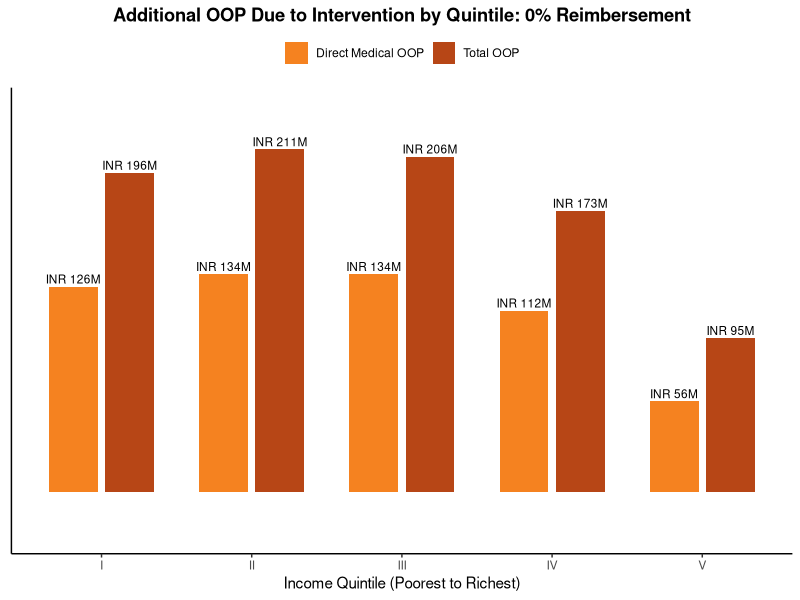
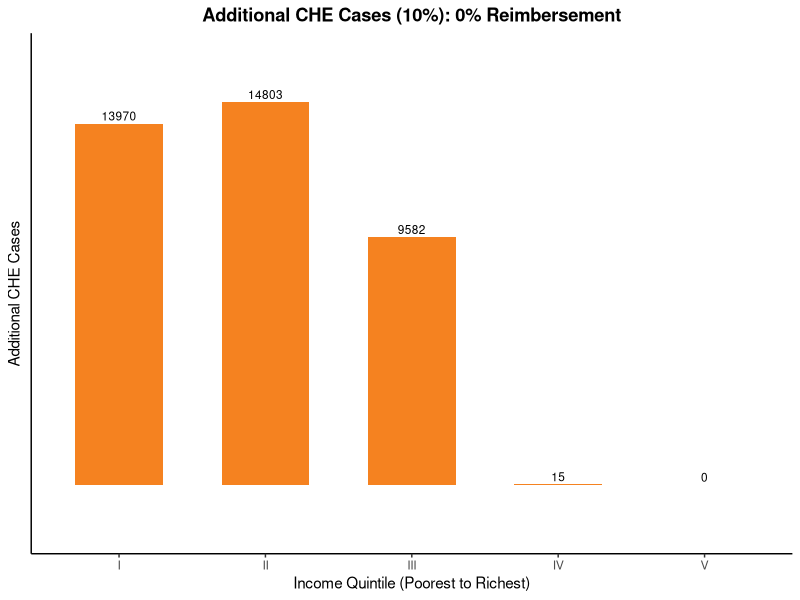
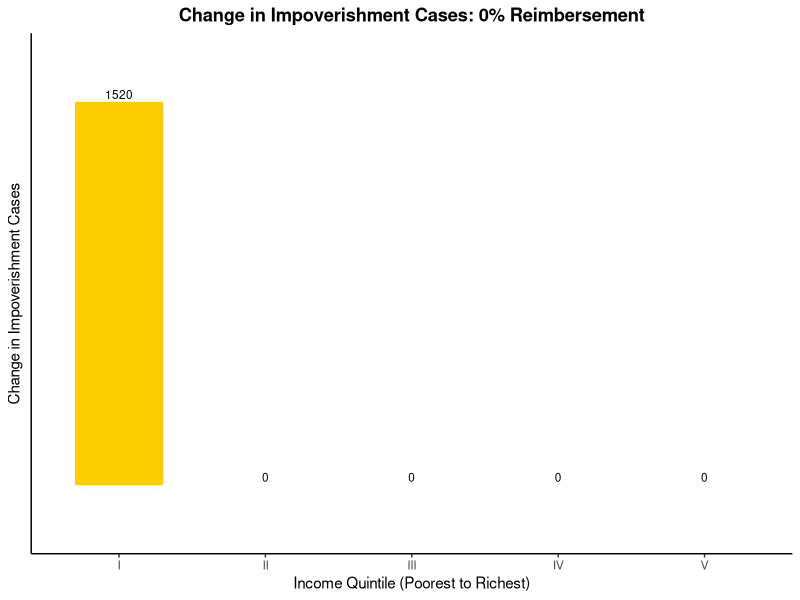
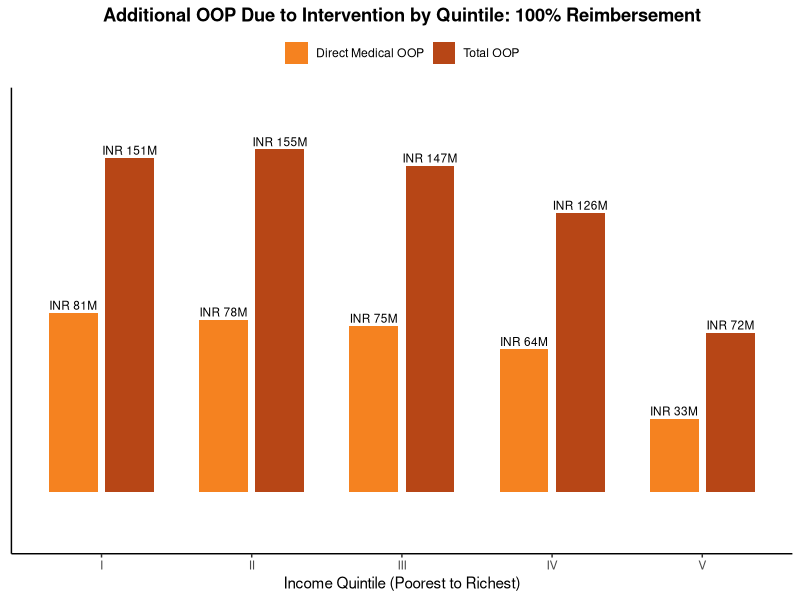
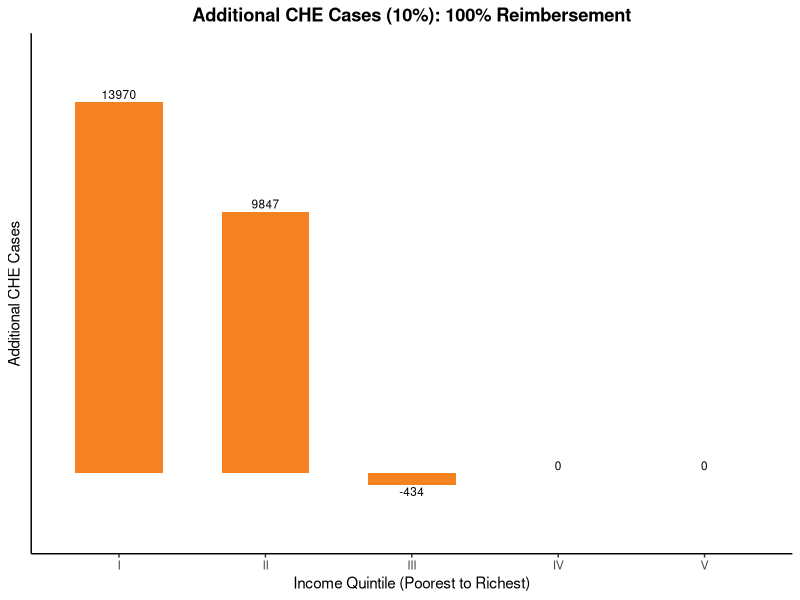
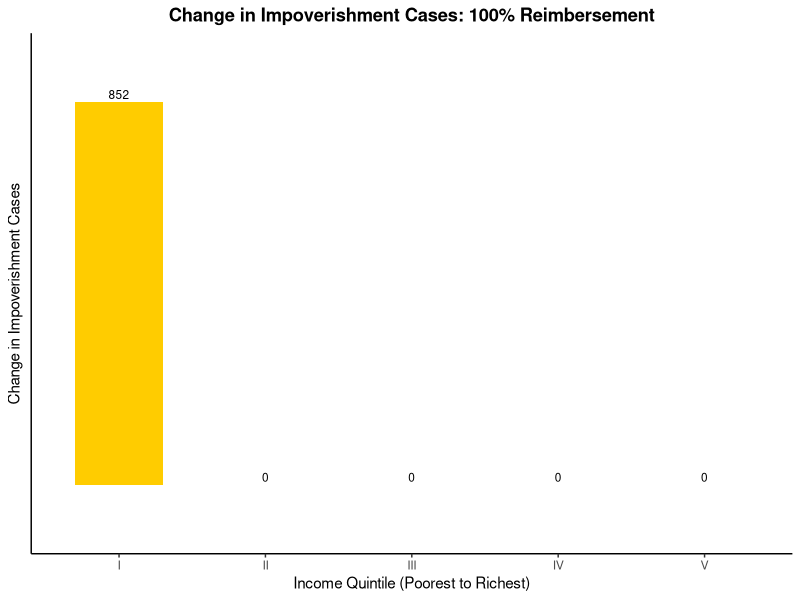

Write R code to recreate these figures, in order.
#cost: additional OOP incurred to patients by quintile
#catastrophic health expenditure cases
rm(list = ls())

input <- read.csv("input table new.csv")
input$Parameters <- trimws(input$Parameters)
input$Value <- as.numeric(gsub(",", "", input$Value))
hces <- read.csv("hces_simulated_100k_households.csv", stringsAsFactors = FALSE)

get_val <- function(name) input$Value[input$Parameters == name]
quintiles <- 1:5
quintile_labels <- c("I", "II", "III", "IV", "V")
scale_to_target_pop <- get_val("target_pop") / get_val("pop")
plain_number <- function(x) format(round(x, 0), scientific = FALSE, trim = TRUE)
cost_label <- function(x) paste0("INR ", round(x / 1000000, 0), "M")

required_hces_cols <- c("sector", "hh_size", "hh_usual_cons_exp_mnth", "household_quintile")
missing_hces_cols <- setdiff(required_hces_cols, names(hces))
if (length(missing_hces_cols) > 0) {
  stop("Missing required columns in hces_simulated_100k_households.csv: ",
       paste(missing_hces_cols, collapse = ", "))
}

hces$sector_raw <- trimws(as.character(hces$sector))
hces$sector_code <- ifelse(tolower(hces$sector_raw) %in% c("1", "r", "rural"),
                           "r",
                           ifelse(tolower(hces$sector_raw) %in% c("2", "u", "urban"),
                                  "u",
                                  NA))
hces$sector_label <- factor(ifelse(hces$sector_code == "u", "Urban", "Rural"),
                            levels = c("Urban", "Rural"))
hces$hh_size <- as.numeric(hces$hh_size)
hces$hh_usual_cons_exp_mnth <- as.numeric(hces$hh_usual_cons_exp_mnth)
hces$hh_consumption_annual <- hces$hh_usual_cons_exp_mnth * 12
hces$household_quintile <- as.integer(hces$household_quintile)
hces <- hces[!is.na(hces$sector_code) &
               !is.na(hces$hh_size) &
               hces$hh_size > 0 &
               !is.na(hces$hh_consumption_annual) &
               hces$hh_consumption_annual > 0 &
               hces$household_quintile %in% quintiles, ]

if (nrow(hces) == 0) {
  stop("No valid simulated HCES households remain after cleaning.")
}

summarize_hces <- function(data, group_var, group_name) {
  grouped <- split(data, data[[group_var]])
  summary <- do.call(rbind, lapply(names(grouped), function(group) {
    households <- grouped[[group]]
    data.frame(
      group = group,
      households = nrow(households),
      household_share = round(nrow(households) / nrow(data), 4),
      mean_hh_size = round(mean(households$hh_size), 2),
      mean_monthly_consumption = round(mean(households$hh_usual_cons_exp_mnth), 0),
      median_monthly_consumption = round(median(households$hh_usual_cons_exp_mnth), 0),
      mean_annual_consumption = round(mean(households$hh_consumption_annual), 0),
      median_annual_consumption = round(median(households$hh_consumption_annual), 0)
    )
  }))
  rownames(summary) <- NULL
  names(summary)[1] <- group_name
  summary
}

hces_summary_quintile <- summarize_hces(hces, "household_quintile", "household_quintile")
hces_summary_urbanicity <- summarize_hces(hces, "sector_label", "urbanicity")
print(hces_summary_quintile)
print(hces_summary_urbanicity)

get_hces_quintile <- function(i) {
  households <- hces[hces$household_quintile == i, ]
  if (nrow(households) == 0) {
    stop("No simulated households found for household_quintile = ", i)
  }
  households
}

household_threshold_rate <- function(oop, households, threshold) {
  mean(oop > threshold * households$hh_consumption_annual)
}

household_impov_rate <- function(oop, households, poverty_line) {
  mean(households$hh_consumption_annual >= poverty_line &
         households$hh_consumption_annual - oop < poverty_line)
}

insured_med_oop <- function(oop_dr, oop_vtdr, vtdr_share,
                            insurance_coverage,
                            coverage_med_dr,
                            coverage_med_vtdr) {
  oop_dr * (1 - vtdr_share) * (1 - insurance_coverage * coverage_med_dr) +
    oop_vtdr * vtdr_share * (1 - insurance_coverage * coverage_med_vtdr)
}

# Number of DR patients treated at baseline and after intervention.
treated_baseline <- sapply(quintiles, function(i) {
  get_val(paste0("pop_", i)) *
    get_val(paste0("dr_", i)) *
    get_val(paste0("pcu_", i)) *
    get_val("cov_b") *
    get_val("sens_b") *
    (1 - get_val("lfu_referral")) *
    (1 - get_val("lfu_treat"))
})

treated_inv <- sapply(quintiles, function(i) {
  get_val(paste0("pop_", i)) *
    get_val(paste0("dr_", i)) *
    get_val(paste0("pcu_", i)) *
    get_val("cov_inv") *
    get_val("sens_inv") *
    (1 - get_val("lfu_referral")) *
    (1 - get_val("lfu_treat"))
})

direct_nonmed_OOP_baseline <- treated_baseline * sapply(quintiles, function(i) {
  get_val(paste0("oop_nonmed_dr_", i)) * (1 - get_val(paste0("vtdr_dr_", i))) +
    get_val(paste0("oop_nonmed_vtdr_", i)) * get_val(paste0("vtdr_dr_", i))
})

direct_nonmed_OOP_inv <- treated_inv * sapply(quintiles, function(i) {
  vtdr_inv <- get_val(paste0("vtdr_dr_", i)) * (1 - get_val("vtdr_reduction"))
  get_val(paste0("oop_nonmed_dr_", i)) * (1 - vtdr_inv) +
    get_val(paste0("oop_nonmed_vtdr_", i)) * vtdr_inv
})

households_q <- lapply(quintiles, get_hces_quintile)
th1 <- get_val("th1")
pov_annual <- get_val("pov") * 365

calculate_quintile_results <- function(coverage_med_dr_insured,
                                       coverage_med_vtdr_insured,
                                       scenario_label) {
  direct_med_OOP_baseline <- treated_baseline * sapply(quintiles, function(i) {
    insured_med_oop(
      get_val(paste0("oop_med_dr_", i)),
      get_val(paste0("oop_med_vtdr_", i)),
      get_val(paste0("vtdr_dr_", i)),
      get_val(paste0("ins_cov_", i)),
      coverage_med_dr_insured,
      coverage_med_vtdr_insured
    )
  })
  
  direct_med_OOP_inv <- treated_inv * sapply(quintiles, function(i) {
    vtdr_inv <- get_val(paste0("vtdr_dr_", i)) * (1 - get_val("vtdr_reduction"))
    insured_med_oop(
      get_val(paste0("oop_med_dr_", i)),
      get_val(paste0("oop_med_vtdr_", i)),
      vtdr_inv,
      get_val(paste0("ins_cov_", i)),
      coverage_med_dr_insured,
      coverage_med_vtdr_insured
    )
  })
  
  per_person_oop_baseline <- sapply(quintiles, function(i) {
    vtdr_b <- get_val(paste0("vtdr_dr_", i))
    med <- insured_med_oop(
      get_val(paste0("oop_med_dr_", i)),
      get_val(paste0("oop_med_vtdr_", i)),
      vtdr_b,
      get_val(paste0("ins_cov_", i)),
      coverage_med_dr_insured,
      coverage_med_vtdr_insured
    )
    nonmed <- get_val(paste0("oop_nonmed_dr_", i)) * (1 - vtdr_b) +
      get_val(paste0("oop_nonmed_vtdr_", i)) * vtdr_b
    med + nonmed
  })
  
  per_person_oop_inv <- sapply(quintiles, function(i) {
    vtdr_inv <- get_val(paste0("vtdr_dr_", i)) * (1 - get_val("vtdr_reduction"))
    med <- insured_med_oop(
      get_val(paste0("oop_med_dr_", i)),
      get_val(paste0("oop_med_vtdr_", i)),
      vtdr_inv,
      get_val(paste0("ins_cov_", i)),
      coverage_med_dr_insured,
      coverage_med_vtdr_insured
    )
    nonmed <- get_val(paste0("oop_nonmed_dr_", i)) * (1 - vtdr_inv) +
      get_val(paste0("oop_nonmed_vtdr_", i)) * vtdr_inv
    med + nonmed
  })
  
  OOP_med_additional <- direct_med_OOP_inv - direct_med_OOP_baseline
  OOP_total_additional <- (direct_med_OOP_inv + direct_nonmed_OOP_inv) -
    (direct_med_OOP_baseline + direct_nonmed_OOP_baseline)
  
  che_10_rate_baseline <- sapply(quintiles, function(i) {
    household_threshold_rate(per_person_oop_baseline[i], households_q[[i]], th1)
  })
  che_10_rate_inv <- sapply(quintiles, function(i) {
    household_threshold_rate(per_person_oop_inv[i], households_q[[i]], th1)
  })
  che_10_additional <- treated_inv * che_10_rate_inv -
    treated_baseline * che_10_rate_baseline
  
  impov_rate_baseline <- sapply(quintiles, function(i) {
    household_impov_rate(per_person_oop_baseline[i], households_q[[i]], pov_annual)
  })
  impov_rate_inv <- sapply(quintiles, function(i) {
    household_impov_rate(per_person_oop_inv[i], households_q[[i]], pov_annual)
  })
  impov_additional <- treated_inv * impov_rate_inv -
    treated_baseline * impov_rate_baseline
  
  list(
    scenario_label = scenario_label,
    OOP_med_additional = OOP_med_additional * scale_to_target_pop,
    OOP_total_additional = OOP_total_additional * scale_to_target_pop,
    che_10_additional = che_10_additional * scale_to_target_pop,
    impov_additional = impov_additional * scale_to_target_pop
  )
}

make_oop_plot <- function(results) {
  plot_oop_q <- data.frame(
    quintile = factor(rep(quintile_labels, times = 2), levels = quintile_labels),
    outcome = factor(
      rep(c("Direct Medical OOP", "Total OOP"), each = length(quintiles)),
      levels = c("Direct Medical OOP", "Total OOP")
    ),
    value = c(results$OOP_med_additional, results$OOP_total_additional)
  )
  plot_oop_q$label <- cost_label(plot_oop_q$value)
  plot_oop_q$label_vjust <- ifelse(plot_oop_q$value >= 0, -0.35, 1.25)
  
  ggplot(plot_oop_q, aes(x = quintile, y = value, fill = outcome)) +
    geom_col(position = position_dodge(width = 0.75), width = 0.65) +
    geom_text(aes(label = label, vjust = label_vjust),
              position = position_dodge(width = 0.75),
              size = 3) +
    scale_fill_manual(values = c("Direct Medical OOP" = "#f58220",
                                 "Total OOP" = "#b74616")) +
    scale_y_continuous(expand = expansion(mult = c(0.18, 0.18))) +
    labs(title = paste0("Additional OOP Due to Intervention by Quintile: ",
                        results$scenario_label),
         x = "Income Quintile (Poorest to Richest)",
         y = NULL,
         fill = NULL) +
    theme_classic() +
    theme(
      plot.title = element_text(hjust = 0.5, face = "bold"),
      legend.position = "top",
      axis.text.y = element_blank(),
      axis.ticks.y = element_blank()
    )
}

make_che_plot <- function(results) {
  plot_che_q <- data.frame(
    quintile = factor(quintile_labels, levels = quintile_labels),
    value = results$che_10_additional
  )
  plot_che_q$label <- plain_number(plot_che_q$value)
  plot_che_q$label_vjust <- ifelse(plot_che_q$value >= 0, -0.35, 1.25)
  
  ggplot(plot_che_q, aes(x = quintile, y = value)) +
    geom_col(fill = "#f58220", width = 0.6) +
    geom_text(aes(label = label, vjust = label_vjust), size = 3) +
    scale_y_continuous(expand = expansion(mult = c(0.18, 0.18))) +
    labs(title = paste0("Additional CHE Cases (10%): ",
                        results$scenario_label),
         x = "Income Quintile (Poorest to Richest)",
         y = "Additional CHE Cases") +
    theme_classic() +
    theme(
      plot.title = element_text(hjust = 0.5, face = "bold"),
      axis.text.y = element_blank(),
      axis.ticks.y = element_blank()
    )
}

make_ihe_plot <- function(results) {
  plot_ihe_q <- data.frame(
    quintile = factor(quintile_labels, levels = quintile_labels),
    value = results$impov_additional
  )
  plot_ihe_q$label <- plain_number(plot_ihe_q$value)
  plot_ihe_q$label_vjust <- ifelse(plot_ihe_q$value >= 0, -0.35, 1.25)
  
  ggplot(plot_ihe_q, aes(x = quintile, y = value)) +
    geom_col(fill = "#ffcc00", width = 0.6) +
    geom_text(aes(label = label, vjust = label_vjust), size = 3) +
    scale_y_continuous(expand = expansion(mult = c(0.18, 0.18))) +
    labs(title = paste0("Change in Impoverishment Cases: ",
                        results$scenario_label),
         x = "Income Quintile (Poorest to Richest)",
         y = "Change in Impoverishment Cases") +
    theme_classic() +
    theme(
      plot.title = element_text(hjust = 0.5, face = "bold"),
      axis.text.y = element_blank(),
      axis.ticks.y = element_blank()
    )
}

make_dashboard <- function(results) {
  dash <- as.data.frame(rbind(
    round(results$OOP_med_additional, 0),
    round(results$OOP_total_additional, 0),
    round(results$che_10_additional, 0),
    round(results$impov_additional, 0)
  ))
  colnames(dash) <- quintile_labels
  rownames(dash) <- c(
    paste0("Additional Direct Medical OOP - ", results$scenario_label),
    paste0("Additional Total OOP - ", results$scenario_label),
    paste0("Additional CHE Cases (10%) - ", results$scenario_label),
    paste0("Change in Impoverishment Cases - ", results$scenario_label)
  )
  dash
}

library(ggplot2)

results_0 <- calculate_quintile_results(
  coverage_med_dr_insured = 0,
  coverage_med_vtdr_insured = 0,
  scenario_label = "0% Reimbersement"
)
results_100 <- calculate_quintile_results(
  coverage_med_dr_insured = 1,
  coverage_med_vtdr_insured = 1,
  scenario_label = "100% Reimbersement"
)

print(make_dashboard(results_0))
make_oop_plot(results_0)
make_che_plot(results_0)
make_ihe_plot(results_0)

print(make_dashboard(results_100))
make_oop_plot(results_100)
make_che_plot(results_100)
make_ihe_plot(results_100)
